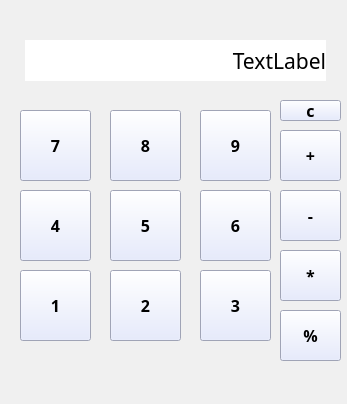
<?xml version="1.0" encoding="UTF-8"?>
<ui version="4.0">
 <class>MainWindow</class>
 <widget class="QMainWindow" name="MainWindow">
  <property name="geometry">
   <rect>
    <x>0</x>
    <y>0</y>
    <width>347</width>
    <height>404</height>
   </rect>
  </property>
  <property name="windowTitle">
   <string>MainWindow</string>
  </property>
  <property name="autoFillBackground">
   <bool>false</bool>
  </property>
  <property name="styleSheet">
   <string notr="true">background-color : rgb(240, 240, 240)</string>
  </property>
  <widget class="QWidget" name="centralwidget">
   <widget class="QLabel" name="label">
    <property name="geometry">
     <rect>
      <x>25</x>
      <y>40</y>
      <width>301</width>
      <height>41</height>
     </rect>
    </property>
    <property name="font">
     <font>
      <family>Bahnschrift Light SemiCondensed</family>
      <pointsize>16</pointsize>
     </font>
    </property>
    <property name="styleSheet">
     <string notr="true">background-color : rgb(255, 255, 255)</string>
    </property>
    <property name="text">
     <string>TextLabel</string>
    </property>
    <property name="alignment">
     <set>Qt::AlignRight|Qt::AlignTrailing|Qt::AlignVCenter</set>
    </property>
   </widget>
   <widget class="QPushButton" name="num7_button">
    <property name="geometry">
     <rect>
      <x>20</x>
      <y>110</y>
      <width>71</width>
      <height>71</height>
     </rect>
    </property>
    <property name="font">
     <font>
      <family>Cascadia Mono SemiBold</family>
      <pointsize>12</pointsize>
      <weight>75</weight>
      <bold>true</bold>
     </font>
    </property>
    <property name="styleSheet">
     <string notr="true">background-color : rgb(224, 230, 255)</string>
    </property>
    <property name="text">
     <string>7</string>
    </property>
   </widget>
   <widget class="QPushButton" name="num8_button">
    <property name="geometry">
     <rect>
      <x>110</x>
      <y>110</y>
      <width>71</width>
      <height>71</height>
     </rect>
    </property>
    <property name="font">
     <font>
      <family>Cascadia Mono SemiBold</family>
      <pointsize>12</pointsize>
      <weight>75</weight>
      <bold>true</bold>
     </font>
    </property>
    <property name="styleSheet">
     <string notr="true">background-color : rgb(224, 230, 255)</string>
    </property>
    <property name="text">
     <string>8</string>
    </property>
   </widget>
   <widget class="QPushButton" name="num9_button">
    <property name="geometry">
     <rect>
      <x>200</x>
      <y>110</y>
      <width>71</width>
      <height>71</height>
     </rect>
    </property>
    <property name="font">
     <font>
      <family>Cascadia Mono SemiBold</family>
      <pointsize>12</pointsize>
      <weight>75</weight>
      <bold>true</bold>
     </font>
    </property>
    <property name="styleSheet">
     <string notr="true">background-color : rgb(224, 230, 255)</string>
    </property>
    <property name="text">
     <string>9</string>
    </property>
   </widget>
   <widget class="QPushButton" name="num4_button">
    <property name="geometry">
     <rect>
      <x>20</x>
      <y>190</y>
      <width>71</width>
      <height>71</height>
     </rect>
    </property>
    <property name="font">
     <font>
      <family>Cascadia Mono SemiBold</family>
      <pointsize>12</pointsize>
      <weight>75</weight>
      <bold>true</bold>
     </font>
    </property>
    <property name="styleSheet">
     <string notr="true">background-color : rgb(224, 230, 255)</string>
    </property>
    <property name="text">
     <string>4</string>
    </property>
   </widget>
   <widget class="QPushButton" name="num5_button">
    <property name="geometry">
     <rect>
      <x>110</x>
      <y>190</y>
      <width>71</width>
      <height>71</height>
     </rect>
    </property>
    <property name="font">
     <font>
      <family>Cascadia Mono SemiBold</family>
      <pointsize>12</pointsize>
      <weight>75</weight>
      <bold>true</bold>
     </font>
    </property>
    <property name="styleSheet">
     <string notr="true">background-color : rgb(224, 230, 255)</string>
    </property>
    <property name="text">
     <string>5</string>
    </property>
   </widget>
   <widget class="QPushButton" name="num6_button">
    <property name="geometry">
     <rect>
      <x>200</x>
      <y>190</y>
      <width>71</width>
      <height>71</height>
     </rect>
    </property>
    <property name="font">
     <font>
      <family>Cascadia Mono SemiBold</family>
      <pointsize>12</pointsize>
      <weight>75</weight>
      <bold>true</bold>
     </font>
    </property>
    <property name="styleSheet">
     <string notr="true">background-color : rgb(224, 230, 255)</string>
    </property>
    <property name="text">
     <string>6</string>
    </property>
   </widget>
   <widget class="QPushButton" name="num3_button">
    <property name="geometry">
     <rect>
      <x>200</x>
      <y>270</y>
      <width>71</width>
      <height>71</height>
     </rect>
    </property>
    <property name="font">
     <font>
      <family>Cascadia Mono SemiBold</family>
      <pointsize>12</pointsize>
      <weight>75</weight>
      <bold>true</bold>
     </font>
    </property>
    <property name="styleSheet">
     <string notr="true">background-color : rgb(224, 230, 255)</string>
    </property>
    <property name="text">
     <string>3</string>
    </property>
   </widget>
   <widget class="QPushButton" name="num1_button">
    <property name="geometry">
     <rect>
      <x>20</x>
      <y>270</y>
      <width>71</width>
      <height>71</height>
     </rect>
    </property>
    <property name="font">
     <font>
      <family>Cascadia Mono SemiBold</family>
      <pointsize>12</pointsize>
      <weight>75</weight>
      <bold>true</bold>
     </font>
    </property>
    <property name="styleSheet">
     <string notr="true">background-color : rgb(224, 230, 255)</string>
    </property>
    <property name="text">
     <string>1</string>
    </property>
   </widget>
   <widget class="QPushButton" name="num2_button">
    <property name="geometry">
     <rect>
      <x>110</x>
      <y>270</y>
      <width>71</width>
      <height>71</height>
     </rect>
    </property>
    <property name="font">
     <font>
      <family>Cascadia Mono SemiBold</family>
      <pointsize>12</pointsize>
      <weight>75</weight>
      <bold>true</bold>
     </font>
    </property>
    <property name="styleSheet">
     <string notr="true">background-color : rgb(224, 230, 255)</string>
    </property>
    <property name="text">
     <string>2</string>
    </property>
   </widget>
   <widget class="QPushButton" name="add_button">
    <property name="geometry">
     <rect>
      <x>280</x>
      <y>130</y>
      <width>61</width>
      <height>51</height>
     </rect>
    </property>
    <property name="font">
     <font>
      <family>Cascadia Mono SemiBold</family>
      <pointsize>12</pointsize>
      <weight>75</weight>
      <bold>true</bold>
     </font>
    </property>
    <property name="styleSheet">
     <string notr="true">background-color : rgb(224, 230, 255)</string>
    </property>
    <property name="text">
     <string>+</string>
    </property>
   </widget>
   <widget class="QPushButton" name="sub_button">
    <property name="geometry">
     <rect>
      <x>280</x>
      <y>190</y>
      <width>61</width>
      <height>51</height>
     </rect>
    </property>
    <property name="font">
     <font>
      <family>Cascadia Mono SemiBold</family>
      <pointsize>12</pointsize>
      <weight>75</weight>
      <bold>true</bold>
     </font>
    </property>
    <property name="styleSheet">
     <string notr="true">background-color : rgb(224, 230, 255)</string>
    </property>
    <property name="text">
     <string>-</string>
    </property>
   </widget>
   <widget class="QPushButton" name="mul_button">
    <property name="geometry">
     <rect>
      <x>280</x>
      <y>250</y>
      <width>61</width>
      <height>51</height>
     </rect>
    </property>
    <property name="font">
     <font>
      <family>Cascadia Mono SemiBold</family>
      <pointsize>12</pointsize>
      <weight>75</weight>
      <bold>true</bold>
     </font>
    </property>
    <property name="styleSheet">
     <string notr="true">background-color : rgb(224, 230, 255)</string>
    </property>
    <property name="text">
     <string>*</string>
    </property>
   </widget>
   <widget class="QPushButton" name="pushButton_13">
    <property name="geometry">
     <rect>
      <x>280</x>
      <y>310</y>
      <width>61</width>
      <height>51</height>
     </rect>
    </property>
    <property name="font">
     <font>
      <family>Cascadia Mono SemiBold</family>
      <pointsize>12</pointsize>
      <weight>75</weight>
      <bold>true</bold>
     </font>
    </property>
    <property name="styleSheet">
     <string notr="true">background-color : rgb(224, 230, 255)</string>
    </property>
    <property name="text">
     <string>%</string>
    </property>
   </widget>
   <widget class="QPushButton" name="clear_button">
    <property name="geometry">
     <rect>
      <x>280</x>
      <y>100</y>
      <width>61</width>
      <height>21</height>
     </rect>
    </property>
    <property name="font">
     <font>
      <family>Cascadia Mono SemiBold</family>
      <pointsize>12</pointsize>
      <weight>75</weight>
      <bold>true</bold>
     </font>
    </property>
    <property name="styleSheet">
     <string notr="true">background-color : rgb(224, 230, 255)</string>
    </property>
    <property name="text">
     <string>c</string>
    </property>
   </widget>
  </widget>
  <widget class="QMenuBar" name="menubar">
   <property name="geometry">
    <rect>
     <x>0</x>
     <y>0</y>
     <width>347</width>
     <height>21</height>
    </rect>
   </property>
  </widget>
  <widget class="QStatusBar" name="statusbar"/>
 </widget>
 <resources/>
 <connections/>
</ui>
